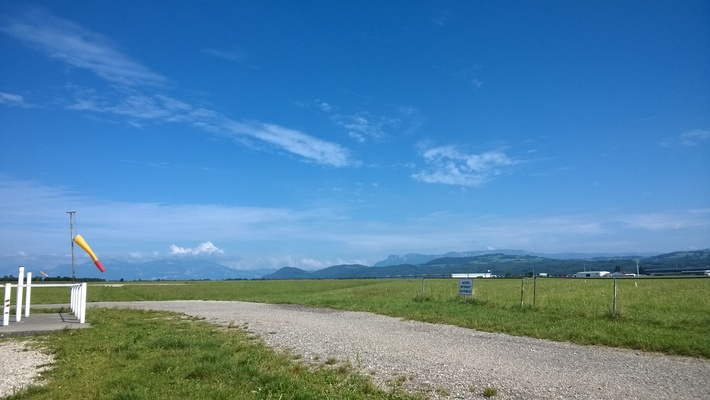
#> input picture S4/Imagerie/TP4_5_Stegano/message.jpg, 710 x 400 px
$ python encode.py
#> lines starting #> are read from the running program, lines starting #| are printed output that depends on the picture
### S4/Imagerie/TP4_5_Stegano/stegano.py
import PIL
import PIL.Image


def high(value, n):
    '''
    Return the n high weight bits of a value

    >>> bin(high(0b11010101, 2))
    '0b11000000'
    '''

    return value >> (8 - n) << (8 - n)


def low(value, n):
    '''
    Return the n lowest bits of a value

    >>> bin(low(0b11010010, 2))
    '0b10'
    '''

    return value % (2 ** n)


def image_load(path):
    '''
    Load an image from *path* and returns it size Width and Height and
    an array containing image values.

    returns: (W, H), array

    Note: if the image width is WxH, returns an array of size WxHx3
    because there is 3 bands, Red, Green and Blue per image.

    Each array item is in the range [0, 255], (i.e: color band are
    stared as one byte item).
    '''
#> called with path = 'message.jpg'

    im = PIL.Image.open(path).convert('RGB')
#> im is the input picture: PIL image 710x400 RGB; mean R, G, B 84.8, 132.4, 166.3
    return im.size, bytearray(im.tobytes())


def image_save(data, size, path):
    '''
    Save an array *data* of size WxHx3 to an image of *size* to the *path*.

    Note: the path extension indicate the file format (png or jpg for example).
    '''

    im = PIL.Image.new('RGB', size)
    im.frombytes(bytes(data))
    im.save(path)


def image_new(size):
    '''
    Create a new array able to store an image of size *size*.
    '''

    im = PIL.Image.new('RGB', size)
    return bytearray(im.tobytes())

### S4/Imagerie/TP4_5_Stegano/encode.py
from stegano import *


if __name__ == "__main__":

    path = './exercices/'
    filename = 'message_x_cool.png'
    newFilename = filename.split('.')[0] + '_encode.png'

    size, message = image_load('message.jpg')
#> size = (710, 400)
    size2, mask = image_load('mask.jpg')
#> call 2 of image_load, with path = 'mask.jpg'
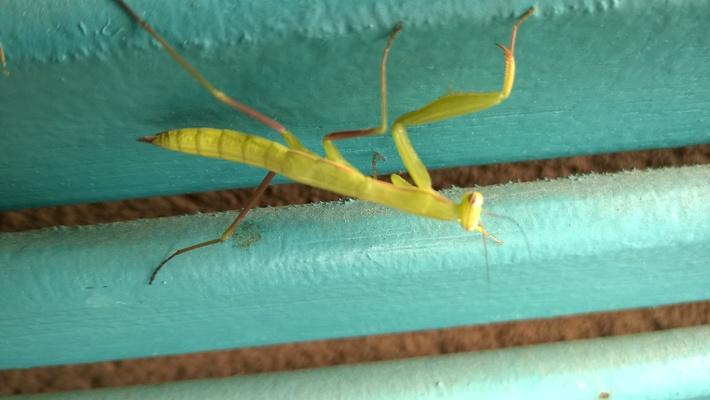
#> input picture S4/Imagerie/TP4_5_Stegano/mask.jpg, 710 x 400 px
#> in image_load, im is the input picture: PIL image 710x400 RGB; mean R, G, B 100.2, 150.4, 129.4
#> size2 = (710, 400)
    assert size == size2
    result = image_new(size)
#> in image_new, `im = PIL.Image.new('RGB', size)`: im: PIL image 710x400 RGB; every value is 0

    for x in range(size[0] * size[1] * 3):
        pixel1 = message[x]
        pixel2 = mask[x]
        result[x] = low(pixel2, 4) << 4
        result[x] += high(pixel2, 4) >> 4
#> this loop made 852000 passes
#> (pixel1, pixel2) on passes 1 to 3: (23, 82), (83, 135), (155, 119)

    image_save(result, size, 'resultat.png')
#> in image_save, `im.frombytes(bytes(data))`:
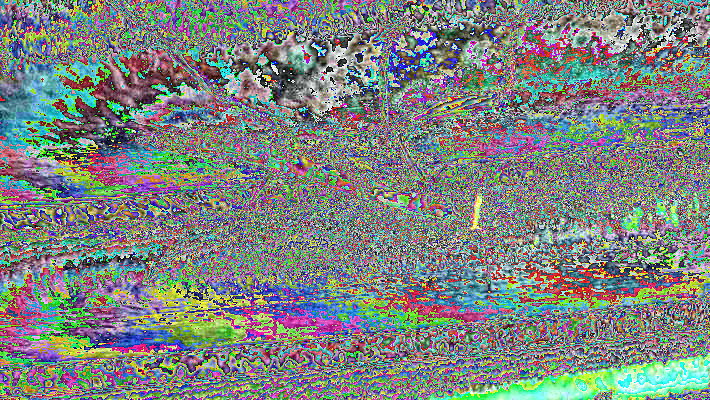
#> im: PIL image 710x400 RGB; mean R, G, B 125.2, 131.6, 128
